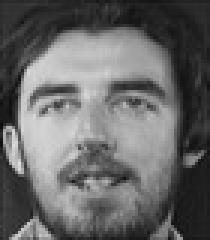
#> input picture CMP.16.0.2 - Aprendizado de Máquina II - Aprendizado Não Supervisionado/trabalho-final/resources/images/103_11.jpg, 70 x 80 px (shown 3 times larger); its folder holds 4 pictures in this run
$ jupyter execute --allow-errors PCA.ipynb   (Python 2 division)
#> lines starting #> are read from the running program, lines starting #| are printed output that depends on the picture
# Trabalho Final - Aprendizado não supervisionado
## Aluno: Diego Leonardo Urban

## Importando as dependências

[cell 1]
# Python
import sys
import random
from os import listdir
from os.path import isfile, join

# Numpy
import numpy as np

# OpenCV
import cv2
from google.colab.patches import cv2_imshow

## Definição das Classes

[cell 2]
class Person():
  """Classe responsável por representar os dados de uma pessoa"""

  def __init__(self, id, label, data):
    self.id = id
    self.label = label
    self.data = data

[cell 3]
class PCA():
  """Classe reponsável por realizar as operações de PCA"""

  def __init__(self, path):
    self.path = path

  def image_data(self, filename):
#> called with filename = './resources/images/103_11.jpg'
      img = cv2.imread(filename, cv2.IMREAD_GRAYSCALE)
#> img is the input picture: shape (80, 70); min 14, max 223, mean 103.2

      dsize = (80, 80)
      output = cv2.resize(img, dsize)
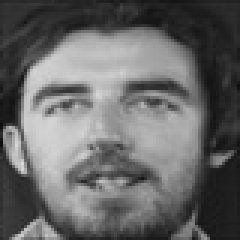
#> output: shape (80, 80) (shown 3 times larger); min 14, max 218, mean 103.2

      dst = output.T.reshape((1, output.shape[1] * output.shape[0]))
      return np.float64(dst)

  def to_person(self, filename):
    data_part = filename[filename.rfind('/')+1 :filename.rfind('.jpg')]
    data = data_part.split('_')
    return Person(int(data[0]), int(data[1]), self.image_data(filename))
#> in __init__, `self.id = id`: self.id = 103

  def load_dataset(self, train, test, p):
    onlyfiles = [self.path + "/" + f for f in listdir(self.path) if isfile(join(self.path, f)) if f.endswith('.jpg')]
    people = list(map(self.to_person, onlyfiles))
#> call 2 of image_data, with filename = './resources/images/114_12.jpg'
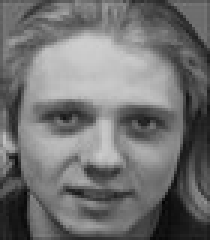
#> input picture CMP.16.0.2 - Aprendizado de Máquina II - Aprendizado Não Supervisionado/trabalho-final/resources/images/114_12.jpg, 70 x 80 px (shown 3 times larger)
#> in image_data, img is the input picture: shape (80, 70); min 3, max 206, mean 113.7
#> in image_data (call 2), `output = cv2.resize(img, dsize)`:
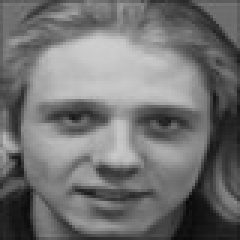
#> output: shape (80, 80) (shown 3 times larger); min 7, max 206, mean 113.7
#> call 3 of image_data, with filename = './resources/images/119_12.jpg'
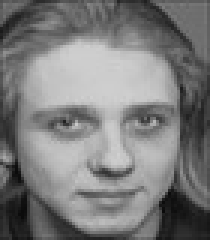
#> input picture CMP.16.0.2 - Aprendizado de Máquina II - Aprendizado Não Supervisionado/trabalho-final/resources/images/119_12.jpg, 70 x 80 px (shown 3 times larger)
#> in image_data, img is the input picture: shape (80, 70); min 10, max 208, mean 123.6
#> in image_data (call 3), `output = cv2.resize(img, dsize)`:
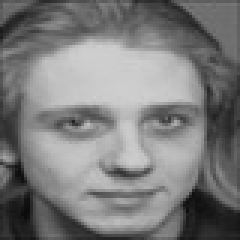
#> output: shape (80, 80) (shown 3 times larger); min 11, max 207, mean 123.6
#> call 4 of image_data, with filename = './resources/images/122_13.jpg'
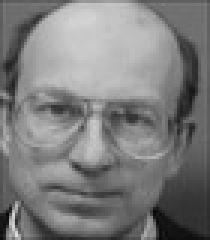
#> input picture CMP.16.0.2 - Aprendizado de Máquina II - Aprendizado Não Supervisionado/trabalho-final/resources/images/122_13.jpg, 70 x 80 px (shown 3 times larger)
#> in image_data, img is the input picture: shape (80, 70); min 7, max 222, mean 124.8
#> in image_data (call 4), `output = cv2.resize(img, dsize)`:
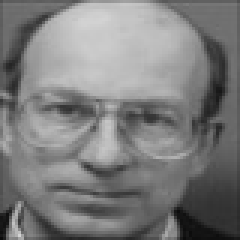
#> output: shape (80, 80) (shown 3 times larger); min 11, max 211, mean 124.8

    people.sort(key=lambda x: x.id, reverse=True)

    num_samples_per_person = 10
    samples = []
    for person in people:
      samples.append(person)
      if len(samples) == num_samples_per_person:
        while len(samples) > p:
          index = random.randint(0, len(samples)-1)
          test.append(samples.pop(index))

        if p == num_samples_per_person:
          test.extend(samples)

        train.extend(samples)
        samples = []
#> this loop made 4 passes
#> after the loop, samples = 4 items; test = []; train = []

  def main(self):
    train = []
    test = []
    p = 7

    self.load_dataset(train, test, p)

    print(f"-- Total de imagens: {len(train) + len(test)}")
    print(f"-- Hold-out: {p * 10}%")
    print(f"-- Total de treino: {len(train)}")
    print(f"-- Total de teste: {len(test)}")
    print("------------------------------")

    start = 10
    end = 20

    MAX_REC = 3500
    MAX_DIS = 1700

    for k in range(start, end+1):
      recognizer = cv2.face.EigenFaceRecognizer_create(k)
      src = []
      labels = []
      for person_train in train:
        src.append(person_train.data)
        labels.append(person_train.label)

      recognizer.train(src, np.asarray(labels))

      min_distance = sys.float_info.max
      max_distance = sys.float_info.min

      true_negative_count = 0
      true_positive_count = 0

      corrects = 0

      for person_test in test:
        label, confidence = recognizer.predict(person_test.data)

        label_ok = label == person_test.label
        if label_ok:
          corrects = corrects + 1

        if confidence > max_distance:
          if not label_ok:
            true_negative_count = true_negative_count + 1
        elif confidence > 1500:
          if not label_ok:
            true_negative_count = true_negative_count + 1
        elif label_ok:
          true_positive_count = true_positive_count + 1

        if label_ok and person_test.id <= 400:
          if confidence < min_distance:
            min_distance = confidence

          if confidence > max_distance:
            max_distance = confidence

      trues = true_positive_count + true_negative_count
      accuracy = trues / len(test) * 100
      print(f"{k} componentes principais, acurácia: {accuracy:.2f}%")
